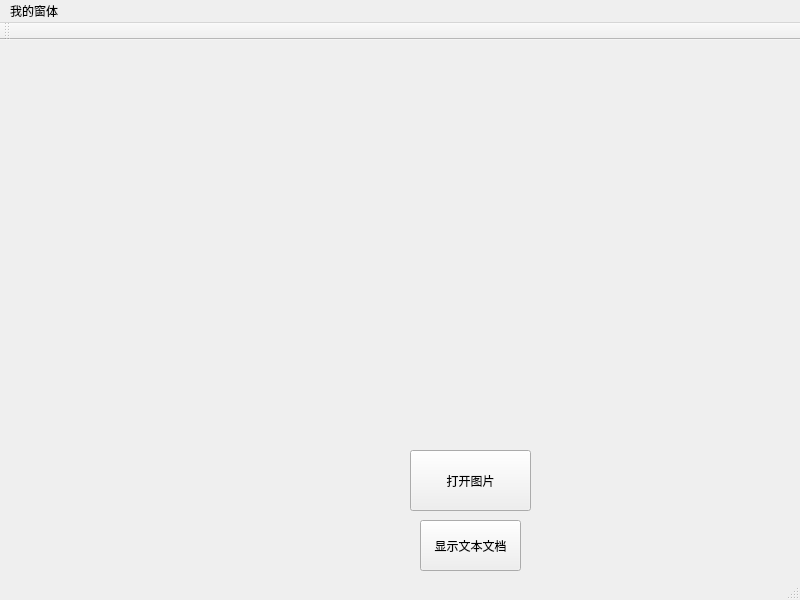
<?xml version="1.0" encoding="UTF-8"?>
<ui version="4.0">
 <class>MainWindow</class>
 <widget class="QMainWindow" name="MainWindow">
  <property name="geometry">
   <rect>
    <x>0</x>
    <y>0</y>
    <width>800</width>
    <height>600</height>
   </rect>
  </property>
  <property name="windowTitle">
   <string>MainWindow</string>
  </property>
  <widget class="QWidget" name="centralWidget">
   <widget class="QLabel" name="label">
    <property name="geometry">
     <rect>
      <x>10</x>
      <y>30</y>
      <width>700</width>
      <height>400</height>
     </rect>
    </property>
    <property name="text">
     <string/>
    </property>
   </widget>
   <widget class="QPushButton" name="pushButton">
    <property name="geometry">
     <rect>
      <x>410</x>
      <y>410</y>
      <width>121</width>
      <height>61</height>
     </rect>
    </property>
    <property name="text">
     <string>打开图片</string>
    </property>
   </widget>
   <widget class="QPushButton" name="pushButton_2">
    <property name="geometry">
     <rect>
      <x>420</x>
      <y>480</y>
      <width>101</width>
      <height>51</height>
     </rect>
    </property>
    <property name="text">
     <string>显示文本文档</string>
    </property>
   </widget>
  </widget>
  <widget class="QMenuBar" name="menuBar">
   <property name="geometry">
    <rect>
     <x>0</x>
     <y>0</y>
     <width>800</width>
     <height>23</height>
    </rect>
   </property>
   <widget class="QMenu" name="menu">
    <property name="title">
     <string>我的窗体</string>
    </property>
   </widget>
   <addaction name="menu"/>
  </widget>
  <widget class="QToolBar" name="mainToolBar">
   <attribute name="toolBarArea">
    <enum>TopToolBarArea</enum>
   </attribute>
   <attribute name="toolBarBreak">
    <bool>false</bool>
   </attribute>
  </widget>
  <widget class="QStatusBar" name="statusBar"/>
 </widget>
 <layoutdefault spacing="6" margin="11"/>
 <resources/>
 <connections/>
</ui>
